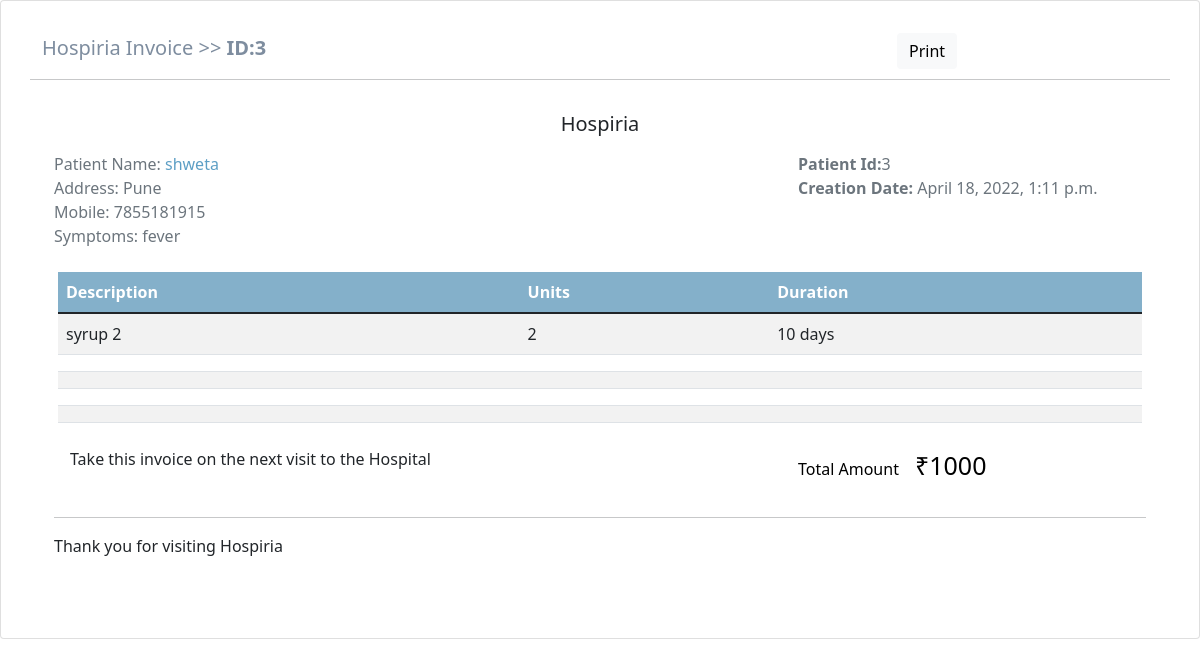
The app's page /view/3/ (signed in) with its own data.
### hospital_management/models.py (models this page shows)
class PatientInfoNew(models.Model):
    Patient_name= models.CharField(max_length=100)
    age=models.IntegerField(null=False)
    mobile=models.CharField(max_length=10,blank=True)
    email=models.EmailField(max_length=250,null=True,blank=True,unique=True)
    gender=models.CharField(max_length=10)
    address=models.TextField(max_length=250,blank=True)
    complaint = models.TextField(max_length=250,blank=True)
    pulse=models.CharField(max_length = 3,blank=True)
    bp=models.CharField(max_length=3,blank=True)
    bsl=models.CharField(max_length=3,blank=True)
    temprature=models.CharField(max_length=3,blank=True)
    general_exam = models.CharField(max_length=250,blank=True)
    medicine_type1 = models.CharField(max_length=100,blank=True)
    medicine_name1 = models.CharField(max_length=100,blank=True)
    medicine_units1 = models.CharField(max_length =3,blank=True)
    medicine_detail1 = models.CharField(max_length=50,blank=True)
    medicine_type2 = models.CharField(max_length=100,blank=True,null=True)
    medicine_name2 = models.CharField(max_length=100,blank=True,null=True)
    medicine_units2 = models.CharField(max_length =3,blank=True,null=True)
    medicine_detail2 = models.CharField(max_length=50,blank=True,null=True)
    medicine_type3 = models.CharField(max_length=100,blank=True,null=True)
    medicine_name3 = models.CharField(max_length=100,blank=True,null=True)
    medicine_units3 = models.CharField(max_length =3,blank=True,null=True)
    medicin_detail3 = models.CharField(max_length=50,blank=True,null=True)
    medicine_type4 = models.CharField(max_length=100,blank=True,null=True)
    medicine_name4 = models.CharField(max_length=100,blank=True,null=True)
    medicine_units4 = models.CharField(max_length =3,blank=True,null=True)
    medicine_detail4 = models.CharField(max_length=50,blank=True,null=True)
    medicine_type5 = models.CharField(max_length=100,blank=True,null=True)
    medicine_name5 = models.CharField(max_length=100,blank=True,null=True)
    medicine_units5 = models.CharField(max_length =3,blank=True,null=True)
    medicine_detail5 = models.CharField(max_length=50,blank=True,null=True)
    other_information = models.TextField(max_length=200,blank=True)
    total_bill = models.CharField(max_length = 5,blank=True)
    added_on = models.DateTimeField(auto_now_add=True,null=True)
    updated_at = models.DateTimeField(auto_now=True)

### hospital_management/views.py (the view)
# urls.py: path('view/<int:id>/',views.view,name='view'),
def view(request,id):
    email = request.session['email']
    if email is not None:
        viewlist = PatientInfoNew.objects.get(id=id)
        return render(request,'pdf_invoice.html',{'title':'patient view','patient':viewlist})
    else:
        return render(request,'patientrecord.html',{'title':'patient list'})

### hospital_management/templates/pdf_invoice.html (shortened to what this page needs)
{% load static %}
<!doctype html>
<html lang="en">
<head>
  <link rel="stylesheet" href="./assets/css/bootstrap.min.css">
  <link href="https://cdn.jsdelivr.net/npm/bootstrap-icons@1.5.0/font/bootstrap-icons.css" rel="stylesheet" />
  <link rel="stylesheet" href="{% static 'bootstrap.min.css' %}">
</head>
<body>
<div class="card">
	<div class="card-body">
	  <div class="container mb-5 mt-3">
		<div class="row d-flex align-items-baseline">
		  <div class="col-xl-9">
			<p style="color: #7e8d9f;font-size: 20px;">Hospiria Invoice >> <strong>ID:{{patient.id}}</strong></p>
		  </div>
		  <div class="col-xl-3 float-end">
			<a class="btn btn-light text-capitalize border-0" data-mdb-ripple-color="dark" href="{% url 'render_pdf' patient.id %}"> Print</a>
		  </div>
		  <hr>
		</div>
		<div class="container">
		  <div class="col-md-12">
			<div class="text-center">
			  <p class="pt-0"><h5>Hospiria</h5></p>
			</div>
		  </div>
		  <div class="row">
			<div class="col-xl-8">
			  <ul class="list-unstyled">
				<li class="text-muted">Patient Name: <span style="color:#5d9fc5 ;">{{patient.Patient_name}}</span></li>
				<li class="text-muted">Address: {{patient.address}}</li>
				<li class="text-muted">Mobile: {{patient.mobile}}</li>
				<li class="text-muted">Symptoms: {{patient.complaint}}</li>
			  </ul>
			</div>
			<div class="col-xl-4">
			  <ul class="list-unstyled">
					<li class="text-muted"> <span
						class="fw-bold">Patient Id:</span>{{patient.id}}</li>
				<li class="text-muted"> <span
					class="fw-bold">Creation Date: </span>{{patient.updated_at}}</li>
			  </ul>
			</div>
		  </div>
		  <div class="row my-2 mx-1 justify-content-center">
			<table class="table table-striped table-border">
			  <thead style="background-color:#84B0CA ;" class="text-white">
				<tr>
				  <th scope="col">Description</th>
				  <th scope="col">Units</th>
				  <th scope="col">Duration</th>
				</tr>
			  </thead>
			  <tbody>
				<tr>
				  <td>{{patient.medicine_name1}}</td>
				  <td>{{patient.medicine_units1}}</td>
				  <td>{{patient.medicine_detail1}}</td>
				</tr>
				<tr>
				  <td>{{patient.medicine_name2}}</td>
				  <td>{{patient.medicine_units2}}</td>
				  <td>{{patient.medicine_detail2}}</td>
				</tr>
				<tr>
				  <td>{{patient.medicine_name3}}</td>
				  <td>{{patient.medicine_units3}}</td>
				  <td>{{patient.medicin_detail3}}</td>
				</tr>
				<tr>
					<td>{{patient.medicine_name4}}</td>
					<td>{{patient.medicine_units4}}</td>
					<td>{{patient.medicine_detail4}}</td>
				  </tr>
				  <tr>
					<td>{{patient.medicine_name5}}</td>
					<td>{{patient.medicine_units5}}</td>
					<td>{{patient.medicine_detail5}}</td>
				  </tr>
			  </tbody>
			</table>
		  </div>
		  <div class="row">
			<div class="col-xl-8">
			  <p class="ms-3">Take this invoice on the next visit to the Hospital</p>
			</div>
			<div class="col-xl-3">
			  <p class="text-black float-start"><span class="text-black me-3"> Total Amount</span><span
				  style="font-size: 25px;">₹{{patient.total_bill}}</span></p>
			</div>
		  </div>
		  <hr>
		  <div class="row">
			<div class="col-xl-10">
			  <p>Thank you for visiting Hospiria</p>
			</div>
		  </div>
		</div>
	  </div>
	</div>
  </div>
  </body>

### records on screen
PatientInfoNew: id "3", Patient_name "shweta", address "Pune", mobile "7855181915", complaint "fever", updated_at "April 18, 2022, 1:11 p.m.", medicine_name1 "syrup 2", medicine_units1 "2", medicine_detail1 "10 days", total_bill "1000"
